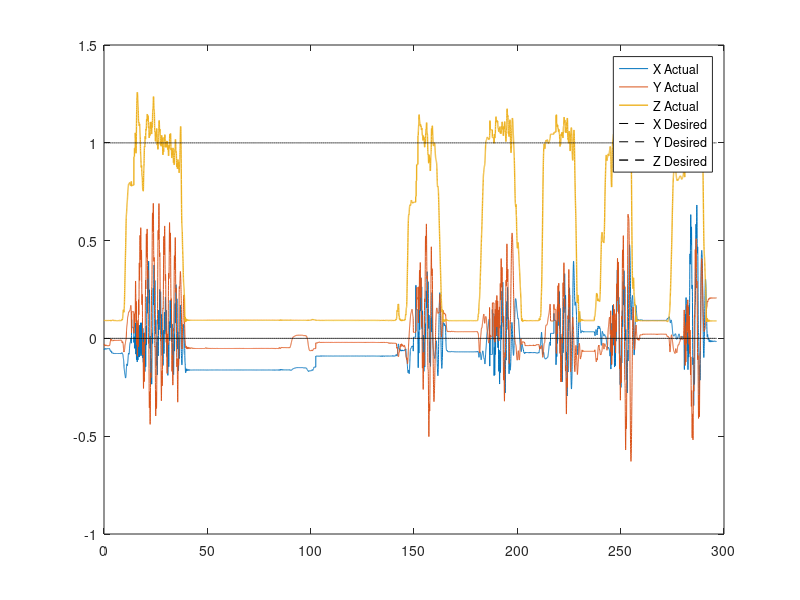

This chart was generated by the following MATLAB code:
function ExperimentalData
close all; clc; clear;
data=csvread('ExperimentalData4.csv',1,0);
t = data(:,1)
x = 0*t;
y = 0*t;
z = 1+0*t;
plot(t,data(:,2),t,data(:,3),t,-data(:,4),'linewidth',1)
hold on
plot(t,x,'--k',t,y,'--k',t,z,'--k','linewidth', 1)

legend('X Actual','Y Actual','Z Actual','X Desired','Y Desired','Z Desired')

err2=[(data(:,2)-x).^2,(data(:,3)-y).^2,(data(:,4)-x).^2];
sum(err2,1)

end